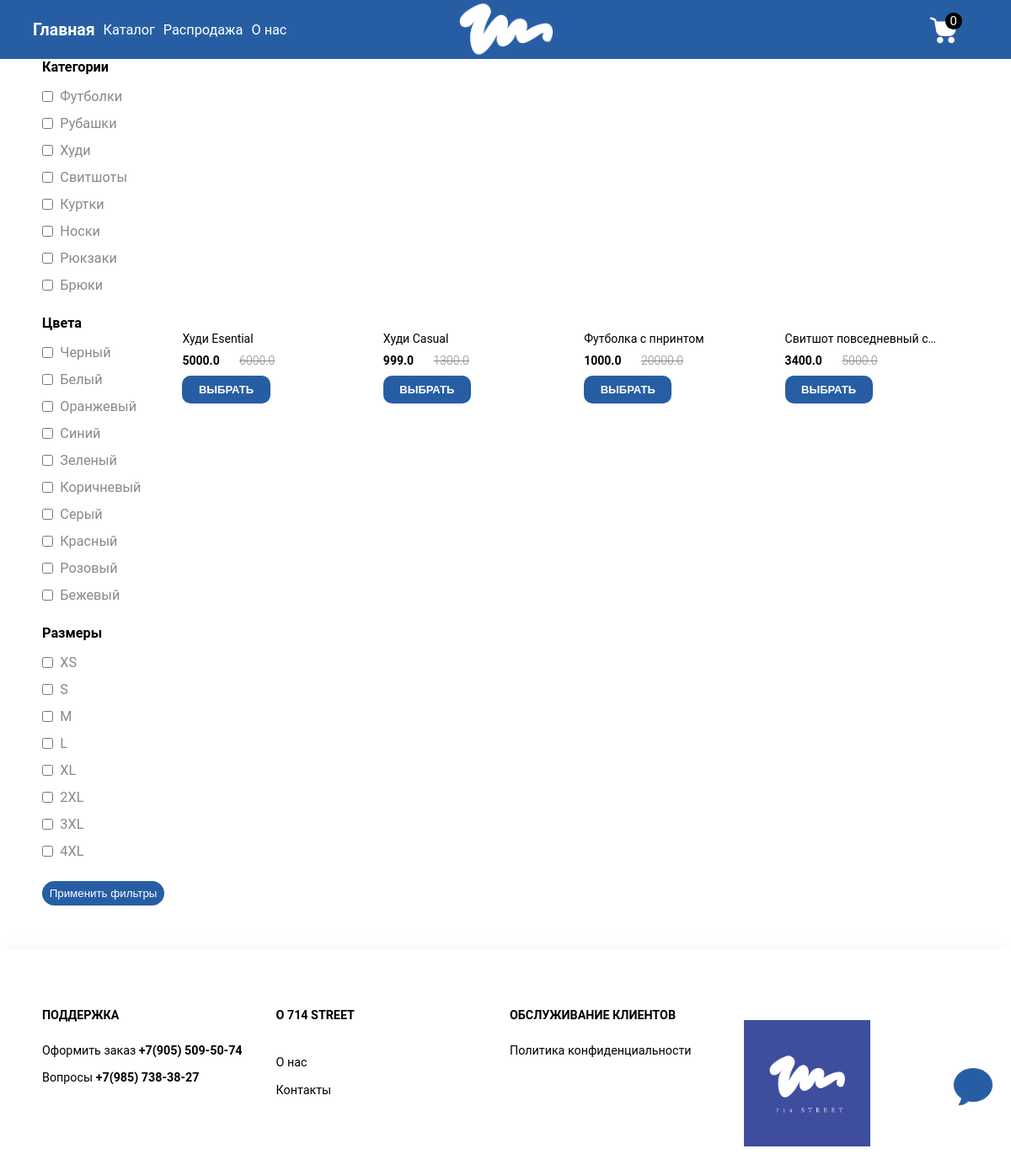
/catalog, run on the app's committed database.
### app/models/product.py (models this page shows)
class Product(db):
    __tablename__ = 'products'
    id = Column(Integer(), primary_key=True, autoincrement=True)
    name = Column(String(100), nullable=False)
    description = Column(String(500), nullable=False)
    categories = Column(String(100), nullable=False)
    sizes = Column(String(100))
    colors = Column(String(100))
    sections = Column(String(100))
    price = Column(Float(), nullable=False)
    old_price = Column(Float())
    main_photo = Column(String(), nullable=False)
    photos = Column(String())

### app/main/routes.py (the view)
@bp.route('/catalog', methods=['GET', 'POST'])
def catalog():
    if 'count' in session:
        count_products = session['count']
    else:
        count_products = 0
    db_session = create_session()
    products = db_session.query(Product).order_by(Product.id).all()
    products.reverse()
    db_session.close()
    form = FilterForm()
    form.categories.default = []
    form.colors.default = []
    form.sizes.default = []
    if form.validate_on_submit():
        if form.categories.data or form.colors.data or form.sizes.data:
            filters = '&'.join(['#'.join(form.categories.data), '#'.join(form.colors.data), '#'.join(form.sizes.data)])
            return redirect(url_for('main.catalog_filters', filters=filters))
    return render_template('catalog.html', title="Каталог", products=products, form=form, count_products=count_products)

### app/forms.py
class FilterForm(FlaskForm):
    all_categories = environ.get('ALL_CATEGORIES').split(", ")
    all_colors = environ.get('ALL_COLORS').split(", ")
    all_sizes = environ.get('ALL_SIZES').split(", ")
    categories = MultiCheckboxField(choices=[(c, c) for c in all_categories])
    sizes = MultiCheckboxField(choices=[(c, c) for c in all_sizes])
    colors = MultiCheckboxField(choices=[(c, c) for c in all_colors])
    submit = SubmitField("Применить фильтры")

### app/extensions.py (called while the page is built)
def create_session():
    db.metadata.bind = engine
    db_session = sessionmaker(bind=engine)
    session = db_session()
    return session

### app/templates/catalog.html (shortened to what this page needs)
{% extends "base.html" %}
{% block content %}
    <div>
        <div class="catalog">
            <div class="catalog__filter">
                <form action="" method="post" enctype="multipart/form-data">
                        <div class="catalog__filter__widget">
                            <div class="catalog__filter__widget__title">Категории</div>
                            <div class="catalog__filter__widget__content">
                                {% for choice_index in range(form.categories.choices|length) %}
                                    <div class="catalog__filter__widget__content__item">
                                        <label class="custom-checkbox">
                                            <input {% if form.categories.choices[choice_index][0] in form.categories.default %} checked {% endif %} name="categories" type="checkbox" value="{{form.categories.choices[choice_index][0]}}">
                                            <span class="custom-checkbox__label">{{form.categories.choices[choice_index][1]}}</span>
                                        </label>
                                    </div>
                                {% endfor %}
                            </div>
                        </div>
                        <div class="catalog__filter__widget">
                            <div class="catalog__filter__widget__title">Цвета</div>
                            <div class="catalog__filter__widget__content">
                                {% for choice_index in range(form.colors.choices|length) %}
                                    <div class="catalog__filter__widget__content__item">
                                        <label class="custom-checkbox">
                                            <input {% if form.colors.choices[choice_index][0] in form.colors.default %} checked {% endif %} name="colors" type="checkbox" value="{{form.colors.choices[choice_index][0]}}">
                                            <span class="custom-checkbox__label">{{form.colors.choices[choice_index][1]}}</span>
                                        </label>
                                    </div>
                                {% endfor %}
                            </div>
                        </div>
                        <div class="catalog__filter__widget">
                            <div class="catalog__filter__widget__title">Размеры</div>
                            <div class="catalog__filter__widget__content">
                                {% for choice_index in range(form.sizes.choices|length) %}
                                    <div class="catalog__filter__widget__content__item">
                                        <label class="custom-checkbox">
                                            <input {% if form.sizes.choices[choice_index][0] in form.sizes.default %} checked {% endif %} name="sizes" type="checkbox" value="{{form.sizes.choices[choice_index][0]}}">
                                            <span class="custom-checkbox__label">{{form.sizes.choices[choice_index][1]}}</span>
                                        </label>
                                    </div>
                                {% endfor %}
                            </div>
                        </div>
                    <div class="catalog__filter__widget">
                        <div class="catalog__filter__widget__content">
                            {{ form.submit(class="add_filters_submit") }}
                        </div>
                    </div>
                </form>
            </div>
            <div class="catalog__content">
                <div>
                    {% if products %}
                        <div class="grid grid-col-4 grid-col-md-2 grid-col-sm-2" style="gap: 20px;">
                            {% for product in products %}
                              <div class="product-card">
                                  <a href="{{ url_for('main.product', product_id=product.id) }}">
                                      <div class="product-card__image">
                                      </div>
                                  </a>
                                  <a href="{{ url_for('main.product', product_id=product.id) }}">
                                      <h3 class="product-card__name">{{ product.name }}</h3>
                                      <div class="product-card__price">
                                          {{ product.price }}
                                          {% if product.old_price %}
                                             <span class="product-card__price__old">
                                                  <del>{{ product.old_price }}</del>
                                              </span>
                                          {% endif %}
                                      </div>
                                  </a>
                                  <div class="product-card__btn">
                                      <button class="btn bg-main btn-sm">
                                          <a href="{{ url_for('main.product', product_id=product.id) }}" class="btn__txt"> Выбрать</a>
                                      </button>
                                  </div>
                              </div>
                            {% endfor %}
                        </div>
                    {% else %}
                        <h1>Подходящих товаров не найдено</h1>
                    {% endif %}
                </div>
            </div>
        </div>
    </div>
{% endblock %}

### app/static/css/style.css (style rules this page uses)
* { padding: 0; margin: 0; box-sizing: border-box; -webkit-tap-highlight-color: transparent; -webkit-user-select: none; user-select: none; }
a { text-decoration: none; color: unset; }
a { text-decoration: none; }
body { font-family: "Roboto", sans-serif; }
html { font-size: 13px; }
.grid { display: grid; }
.grid-col-4 { grid-template-columns: repeat(4,1fr); }
.catalog { display: flex; align-items: flex-start; justify-content: flex-start; }
.catalog__content { flex-grow: 1; margin-top: 1vh; }
.product-card { text-align: left; margin-bottom: 30px; position: relative; }
.product-card__image { position: relative; overflow: hidden; margin-bottom: 10px; padding-top: 140%; }
.product-card__name { color: #000; font-size: 14px; line-height: 1.2em; font-weight: 400; margin-bottom: 0.75rem; display: -webkit-box; -webkit-line-clamp: 1; -webkit-box-orient: vertical; overflow: hidden; text-overflow: ellipsis; word-break: break-word; }
.product-card__price { color: #000; font-size: 14px; font-weight: 700; margin-bottom: 10px; }
.product-card__price__old { color: #888; margin-left: 20px; font-weight: 300; font-size: 14px; }
.btn { border: 0; outline: 0; color: #fff; font-size: 1.5rem; font-weight: 600; text-transform: uppercase; cursor: pointer; overflow: hidden; position: relative; border-radius: 10px; }
.bg-main { background-color: #275ea3; }
.btn-sm .btn__txt { padding: 0.7rem 1.5rem; }
.btn__txt { display: block; }
.catalog__filter { width: 20%; position: -webkit-sticky; position: sticky; top: 70px; }
.catalog__filter__widget { margin-bottom: 2rem; }
.catalog__filter__widget__title { font-size: 1.25rem; font-weight: 600; text-transform: capitalize; margin-bottom: 16px; }
.catalog__filter__widget__content { color: #888; font-size: 1.25rem; }
.catalog__filter__widget__content__item { margin-bottom: 13px; }
.custom-checkbox { display: flex; align-items: center; justify-content: flex-start; cursor: pointer; }
.custom-checkbox input { margin-right: 5%; cursor: pointer; }
.catalog__content { flex-grow: 1; }
.btn-sm { font-size: 1rem; }
.add_filters_submit { background-color: #275ea3; color: white; border-color: #275ea3; border-radius: 5vmin; border-style: solid; padding-top: 3%; padding-bottom: 3%; padding-left: 4%; padding-right: 4%; cursor: pointer; font-weight: 500; }
del { text-decoration: line-through; }
.btn__txt { padding: 1rem 2rem; }

### data on the page
Product: name "Худи Esential", price "5000.0", old_price "6000.0"
Product: name "Худи Casual", price "999.0", old_price "1300.0"
Product: name "Футболка с пнринтом", price "1000.0", old_price "20000.0"
Product: name "Свитшот повседневный…", price "3400.0", old_price "5000.0"
